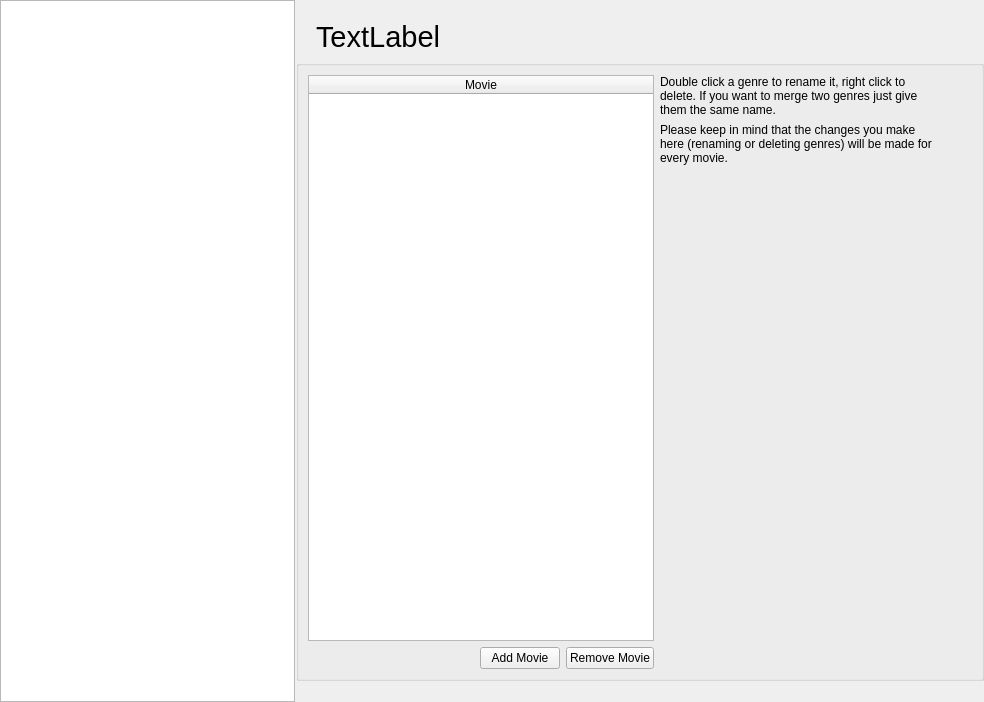
<?xml version="1.0" encoding="UTF-8"?>
<ui version="4.0">
 <class>GenreWidget</class>
 <widget class="QWidget" name="GenreWidget">
  <property name="geometry">
   <rect>
    <x>0</x>
    <y>0</y>
    <width>984</width>
    <height>702</height>
   </rect>
  </property>
  <layout class="QVBoxLayout" name="verticalLayout_2">
   <property name="leftMargin">
    <number>0</number>
   </property>
   <property name="topMargin">
    <number>0</number>
   </property>
   <property name="rightMargin">
    <number>0</number>
   </property>
   <property name="bottomMargin">
    <number>0</number>
   </property>
   <item>
    <widget class="MySplitter" name="splitter">
     <property name="orientation">
      <enum>Qt::Horizontal</enum>
     </property>
     <property name="handleWidth">
      <number>1</number>
     </property>
     <widget class="QTableWidget" name="genres">
      <property name="alternatingRowColors">
       <bool>true</bool>
      </property>
      <property name="showGrid">
       <bool>false</bool>
      </property>
      <attribute name="horizontalHeaderVisible">
       <bool>false</bool>
      </attribute>
      <attribute name="horizontalHeaderStretchLastSection">
       <bool>true</bool>
      </attribute>
      <attribute name="verticalHeaderVisible">
       <bool>false</bool>
      </attribute>
      <column>
       <property name="text">
        <string>Genre</string>
       </property>
      </column>
     </widget>
     <widget class="QWidget" name="horizontalLayoutWidget">
      <layout class="QVBoxLayout" name="verticalLayout_3" stretch="0,1">
       <property name="leftMargin">
        <number>0</number>
       </property>
       <property name="topMargin">
        <number>20</number>
       </property>
       <property name="rightMargin">
        <number>0</number>
       </property>
       <property name="bottomMargin">
        <number>21</number>
       </property>
       <item>
        <widget class="QLabel" name="genreName">
         <property name="font">
          <font>
           <family>Helvetica Neue</family>
           <pointsize>22</pointsize>
          </font>
         </property>
         <property name="text">
          <string>TextLabel</string>
         </property>
         <property name="indent">
          <number>20</number>
         </property>
        </widget>
       </item>
       <item>
        <widget class="QGroupBox" name="infoGroupBox">
         <property name="title">
          <string/>
         </property>
         <layout class="QHBoxLayout" name="horizontalLayout" stretch="1,0,0">
          <item>
           <layout class="QVBoxLayout" name="verticalLayout_4">
            <item>
             <widget class="QTableWidget" name="movies">
              <property name="editTriggers">
               <set>QAbstractItemView::NoEditTriggers</set>
              </property>
              <property name="alternatingRowColors">
               <bool>true</bool>
              </property>
              <property name="showGrid">
               <bool>false</bool>
              </property>
              <attribute name="horizontalHeaderStretchLastSection">
               <bool>true</bool>
              </attribute>
              <attribute name="verticalHeaderVisible">
               <bool>false</bool>
              </attribute>
              <column>
               <property name="text">
                <string>Movie</string>
               </property>
              </column>
             </widget>
            </item>
            <item>
             <layout class="QHBoxLayout" name="horizontalLayout_2">
              <item>
               <spacer name="horizontalSpacer_2">
                <property name="orientation">
                 <enum>Qt::Horizontal</enum>
                </property>
                <property name="sizeHint" stdset="0">
                 <size>
                  <width>40</width>
                  <height>20</height>
                 </size>
                </property>
               </spacer>
              </item>
              <item>
               <widget class="QPushButton" name="buttonAddMovie">
                <property name="toolTip">
                 <string>Add Movie</string>
                </property>
                <property name="text">
                 <string>Add Movie</string>
                </property>
               </widget>
              </item>
              <item>
               <widget class="QPushButton" name="buttonRemoveMovie">
                <property name="toolTip">
                 <string>Remove Current Movie</string>
                </property>
                <property name="text">
                 <string>Remove Movie</string>
                </property>
               </widget>
              </item>
             </layout>
            </item>
           </layout>
          </item>
          <item>
           <layout class="QVBoxLayout" name="verticalLayout">
            <item>
             <widget class="QLabel" name="label_3">
              <property name="text">
               <string>Double click a genre to rename it, right click to delete. If you want to merge two genres just give them the same name.</string>
              </property>
              <property name="wordWrap">
               <bool>true</bool>
              </property>
             </widget>
            </item>
            <item>
             <widget class="QLabel" name="label_2">
              <property name="text">
               <string>Please keep in mind that the changes you make here (renaming or deleting genres) will be made for every movie.</string>
              </property>
              <property name="wordWrap">
               <bool>true</bool>
              </property>
             </widget>
            </item>
            <item>
             <spacer name="verticalSpacer">
              <property name="orientation">
               <enum>Qt::Vertical</enum>
              </property>
              <property name="sizeHint" stdset="0">
               <size>
                <width>20</width>
                <height>40</height>
               </size>
              </property>
             </spacer>
            </item>
           </layout>
          </item>
          <item>
           <spacer name="horizontalSpacer">
            <property name="orientation">
             <enum>Qt::Horizontal</enum>
            </property>
            <property name="sizeHint" stdset="0">
             <size>
              <width>40</width>
              <height>20</height>
             </size>
            </property>
           </spacer>
          </item>
         </layout>
        </widget>
       </item>
      </layout>
     </widget>
    </widget>
   </item>
  </layout>
 </widget>
 <customwidgets>
  <customwidget>
   <class>MySplitter</class>
   <extends>QSplitter</extends>
   <header>ui/small_widgets/MySplitter.h</header>
   <container>1</container>
  </customwidget>
 </customwidgets>
 <resources/>
 <connections>
  <connection>
   <sender>buttonAddMovie</sender>
   <signal>clicked()</signal>
   <receiver>GenreWidget</receiver>
   <slot>addMovie()</slot>
   <hints>
    <hint type="sourcelabel">
     <x>555</x>
     <y>651</y>
    </hint>
    <hint type="destinationlabel">
     <x>491</x>
     <y>350</y>
    </hint>
   </hints>
  </connection>
  <connection>
   <sender>buttonRemoveMovie</sender>
   <signal>clicked()</signal>
   <receiver>GenreWidget</receiver>
   <slot>removeMovie()</slot>
   <hints>
    <hint type="sourcelabel">
     <x>619</x>
     <y>651</y>
    </hint>
    <hint type="destinationlabel">
     <x>491</x>
     <y>350</y>
    </hint>
   </hints>
  </connection>
 </connections>
 <slots>
  <slot>addMovie()</slot>
  <slot>removeMovie()</slot>
 </slots>
</ui>
